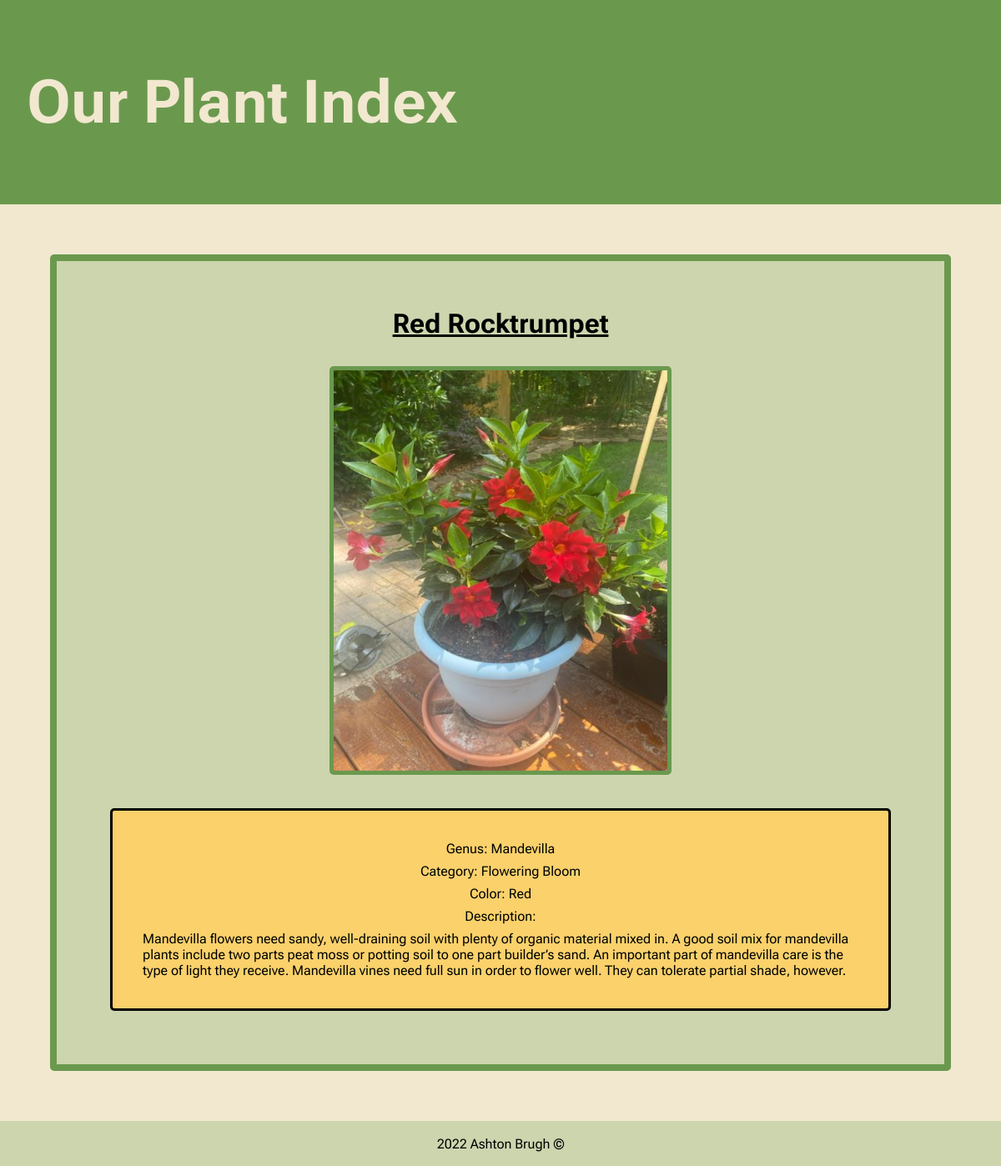
The page /plants/4/ on the database its author committed.
### plants/models.py (models this page shows, shortened)
class Plant(models.Model):
    name = models.CharField(max_length=100)
    genus = models.CharField(max_length=100, blank=True)
    category = models.CharField(max_length=100, blank=True)
    plant_img = models.ImageField()
    description = models.TextField()
    color = models.CharField(max_length=100, blank=True)

### plants/views.py (the view)
# urls.py: path('plants/<int:plant_id>/', views.plant_detail, name='plant_detail')
def plant_detail(request, plant_id):
    try:
     plant = Plant.objects.get(id = plant_id)
    except Plant.DoesNotExist:
        raise Http404('Plant not found :/')
    return render(request, 'plant_detail.html', {
        'plant': plant
    })

### plants/templates/plant_detail.html
{% extends "base.html" %}
{% block content %}
<div class="plant-detail-container">
    <h3 class="plant-detail-name">{{ plant.name|capfirst }}</h3>
    {% load static %}
 <img class="plant-detail-img" src="{{ plant.plant_img.url }}" alt="My image">
 <div class="plant-details-descr">
    <p class="plant-details">Genus: {{ plant.genus }} </p>
    <p class="plant-details">Category: {{ plant.category }}</p>
    <p class="plant-details">Color: {{ plant.color }}</p>
    <p class="plant-details">Description: </p>
    <p class="plant-details">{{ plant.description }}</p>
 </div>
    </div>
</div>
{% endblock %}

### static/style.css (style rules this page uses)
html, body { min-height: 100%; margin: 0; background-color: var(--sand); font-family: 'Roboto Flex', sans-serif; }
:root { --green: #6a994e; --sand: #f1e8cf; --sage: #ccd5ae; --sunflower: #fad16b; }
h3 { color: black; }
img { padding: 0; max-width: 100%; height: 37vh; width: 20vw; border: solid var(--green) 5px; border-radius: 5px; transition: .4s; }
.plant-detail-container { display: flex; flex-direction: column; align-items: center; margin: 5vw; border: solid 1vh var(--green); border-radius: 5px; background-color: var(--sage); padding: 2vw; }
.plant-detail-name { font-size: 4vh; text-decoration: underline; }
.plant-detail-img { height: 60vh; width: 50vh; }
.plant-details-descr { display: flex; flex-direction: column; align-items: center; font-size: 2vh; padding: 4vh; margin: 5vh; border: black solid .4vh; border-radius: 5px; background-color: var(--sunflower); }
.plant-details { margin: .5vh; }

### rows shown on the page
Plant: name "Red Rocktrumpet", plant_img (picture), genus "Mandevilla", category "Flowering Bloom", color "Red", description "Mandevilla flowers need sandy, well-draining soil with plenty of organic material mixed in. A good soil mix for mandevilla plants include two parts peat moss or potting soil to one part builder’s sand. An important part of mandevilla care is the type of light they receive. Mandevilla vines need full sun in order to flower well. They can tolerate partial shade, however."
